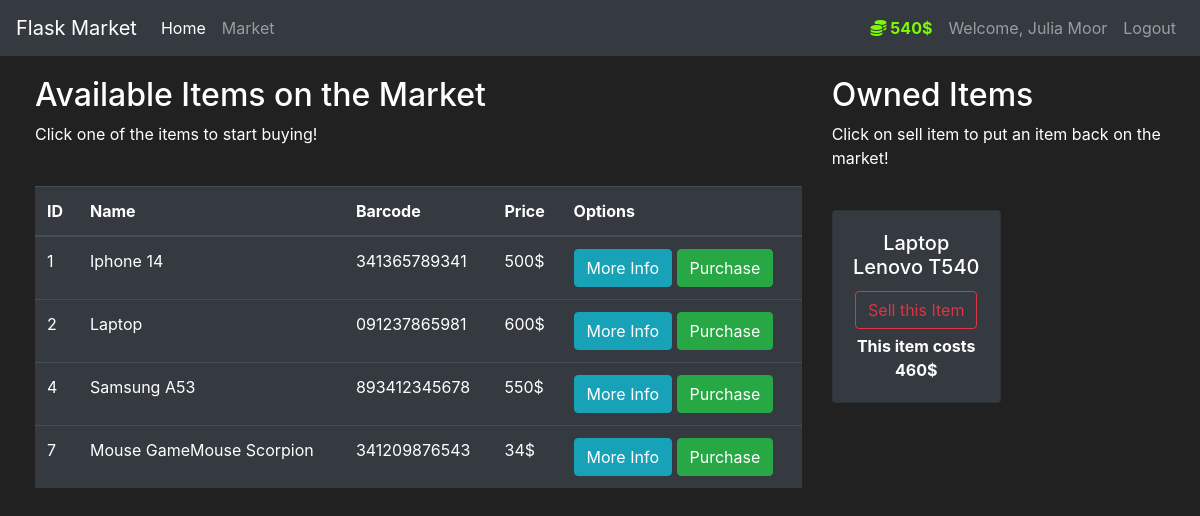
Page /market (signed in) on the committed database.
### market/models.py (models this page shows, shortened)
class User(db.Model, UserMixin):
    id = db.Column(db.Integer(),primary_key=True)
    userName = db.Column(db.String(length=30),nullable=False,unique=True)
    email_address = db.Column(db.String(length=50),nullable=False,unique=True)
    password_hash = db.Column(db.String(length=60),nullable=False)
    budget = db.Column (db.Integer(),nullable=False, default=1000)
    items = db.relationship('Item', backref='owned_user', lazy=True)
    @property
    def prettier_budget(self):
        if len(str(self.budget)) >= 4:
            return f"{str(self.budget)[:-3]},{str(self.budget)[-3:]}$"
        else:
            return f"{self.budget}$"
    @property
    def password(self):
        return self.password

class Item(db.Model):
    id = db.Column(db.Integer(), primary_key=True)
    name = db.Column(db.String(length=30), nullable=False, unique=True)
    price = db.Column(db.Integer(), nullable=False)
    barcode = db.Column(db.String(length=12),nullable=False, unique=True)
    description = db.Column(db.String(length=1024), nullable=False, unique=True)
    owner = db.Column(db.Integer(),db.ForeignKey('user.id'))

### market/routes.py (the view, shortened to what this page needs)
@app.route('/market', methods=['GET','POST'])
@login_required
def market_page():
    purchase_form = PurchaseItemForm()
    selling_form = SellItemForm()
    """ if purchase_form.validate_on_submit():

        #print(purchase_form.__dict__) # return dict of purchasing items
        # <input id="submit" name="submit" type="submit" value="Purchase Item">
        print(request.form.get['purchased_item']) # return ipnut tag html code -> represend it in modals file like an hidden
 """
    if request.method == "GET":
        items = Item.query.filter_by(owner=None)
        owned_items = Item.query.filter_by(owner=current_user.id) # grab items by ID of user because you create relatioship with user_id
        return render_template('market.html',items=items, purchase_form=purchase_form, owned_items=owned_items, selling_form=selling_form)

### market/models.py (called while the page is built)
@login_manager.user_loader # contain UserMixin - methods that must pass before its loaded
def load_user(user_id):
    return User.query.get(int(user_id))

### market/templates/market.html (shortened to what this page needs)
{% extends 'base.html' %}
{% block content %}
<div class="row" style="margin-top: 20px; margin-left: 20px;">
    <div class="col-8">
        <h2>Available Items on the Market</h2>
        <p>Click one of the items to start buying!</p>
        <br>
        <table class="table table-hover table-dark">
            <thead>
                <tr>
                    <th scope="col">ID</th>
                    <th scope="col">Name</th>
                    <th scope="col">Barcode</th>
                    <th scope="col">Price</th>
                    <th scope="col">Options</th>
                </tr>
            </thead>
            <tbody>
                    {% for item in items %}
                    <tr>
                        <td>{{item.id}}</td>
                        <td>{{item.name}}</td>
                        <td>{{item.barcode}}</td>
                        <td>{{item.price}}$</td>
                        <td>
                            <button class="btn btn-outline btn-info" data-toggle="modal" data-target="#Modal-MoreInfo-{{item.id}}">More Info</button>
                            <button class="btn btn-outline btn-success" data-toggle="modal" data-target="#Modal-PurchaseConfirm-{{ item.id }}">Purchase</button>
                        </td>
                    </tr>
                    {% endfor %}
            </tbody>
        </table>
    </div>
    <div class="col-4">
        <h2>Owned Items</h2>
        <p>Click on sell item to put an item back on the market!</p>
        <br>
        <div class="row">
            {% for owned_item in owned_items %}
                <div class="col-md-6">
                    <div style="margin-bottom: 5px" class="card text-center bg-dark">
                        <div class="card-body">
                            <h5 class="card-title">{{ owned_item.name }}</h5>
                            <button type="button" class="btn btn-outline-danger" style="margin-bottom: 5px"
                                    data-toggle="modal" data-target="#Modal-SellingConfirm-{{ owned_item.id }}">
                                Sell this Item
                            </button>
                            <p class="card-text"><strong>
                                This item costs {{ owned_item.price }}$
                            </strong></p>
                        </div>
                    </div>
                </div>
            {% endfor %}
        </div>
    </div>
</div>
{% endblock %}

### market/templates/base.html (shortened to what this page needs)
<!doctype html>
<html lang="en">
   <head>
      <link rel="stylesheet" href="https://cdn.jsdelivr.net/npm/bootstrap@4.5.3/dist/css/bootstrap.min.css">
   </head>
   <body>
      <nav class="navbar navbar-expand-md navbar-dark bg-dark">
        <a class="navbar-brand" href="{{url_for('home_page')}}">Flask Market</a>
        <div class="collapse navbar-collapse" id="navbarNav">
            <ul class="navbar-nav mr-auto">
                <li class="nav-item active">
                    <a class="nav-link" href="{{url_for('home_page')}}">Home <span class="sr-only">(current)</span></a>
                </li>
                <li class="nav-item">
                    <a class="nav-link" href="{{url_for('market_page')}}">Market</a>
                </li>
            </ul>
            {% if current_user.is_authenticated %}
            <ul class="navbar-nav">
                <li class="nav-item">
                    <a class="nav-link" style="color: lawngreen; font-weight: bold;">
                        <i class="fas fa-coins"></i>
                        {{current_user.prettier_budget}}
                    </a>
                </li>
                <li class="nav-item">
                    <a class="nav-link" >Welcome, {{current_user.userName}}</a>
                </li>
                <li class="nav-item">
                    <a class="nav-link" href="{{url_for('logout_page')}}">Logout</a>
                </li>
            </ul>
            {% endif %}
        </div>
      </nav>
      {% block content %}
      {% endblock %}
   </body>
</html>

### market/templates/base.html (style rules this page uses)
body { background-color: #212121; color: white }

### rows in the picture
User: prettier_budget "540$", userName "Julia Moor"
Item: id "1", name "Iphone 14", barcode "341365789341", price "500"
Item: id "2", name "Laptop", barcode "091237865981", price "600"
Item: id "4", name "Samsung A53", barcode "893412345678", price "550"
Item: id "7", name "Mouse GameMouse Scorpion", barcode "341209876543", price "34"
Item: name "Laptop Lenovo T540", price "460"
